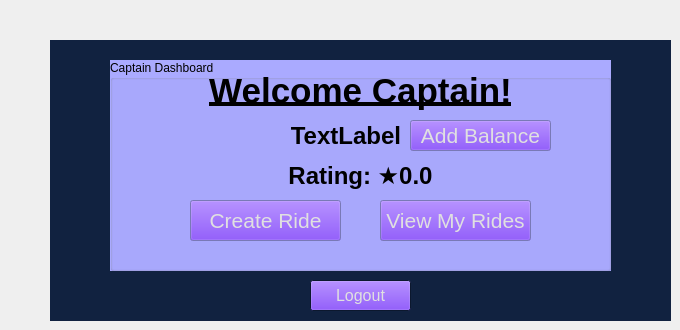
    <widget class="QWidget" name="page_7">
     <widget class="QWidget" name="index6" native="true">
      <property name="geometry">
       <rect>
        <x>50</x>
        <y>40</y>
        <width>621</width>
        <height>281</height>
       </rect>
      </property>
      <property name="palette">
       <palette>
        <active>
         <colorrole role="Window">
          <brush brushstyle="SolidPattern">
           <color alpha="255">
            <red>17</red>
            <green>34</green>
            <blue>64</blue>
           </color>
          </brush>
         </colorrole>
        </active>
        <inactive>
         <colorrole role="Window">
          <brush brushstyle="SolidPattern">
           <color alpha="255">
            <red>17</red>
            <green>34</green>
            <blue>64</blue>
           </color>
          </brush>
         </colorrole>
        </inactive>
        <disabled>
         <colorrole role="Base">
          <brush brushstyle="SolidPattern">
           <color alpha="255">
            <red>17</red>
            <green>34</green>
            <blue>64</blue>
           </color>
          </brush>
         </colorrole>
         <colorrole role="Window">
          <brush brushstyle="SolidPattern">
           <color alpha="255">
            <red>17</red>
            <green>34</green>
            <blue>64</blue>
           </color>
          </brush>
         </colorrole>
        </disabled>
       </palette>
      </property>
      <property name="autoFillBackground">
       <bool>true</bool>
      </property>
      <widget class="QGroupBox" name="groupBox_6">
       <property name="geometry">
        <rect>
         <x>60</x>
         <y>20</y>
         <width>501</width>
         <height>211</height>
        </rect>
       </property>
       <property name="palette">
        <palette>
         <active>
          <colorrole role="Window">
           <brush brushstyle="SolidPattern">
            <color alpha="255">
             <red>170</red>
             <green>170</green>
             <blue>255</blue>
            </color>
           </brush>
          </colorrole>
         </active>
         <inactive>
          <colorrole role="Window">
           <brush brushstyle="SolidPattern">
            <color alpha="255">
             <red>170</red>
             <green>170</green>
             <blue>255</blue>
            </color>
           </brush>
          </colorrole>
         </inactive>
         <disabled>
          <colorrole role="Base">
           <brush brushstyle="SolidPattern">
            <color alpha="255">
             <red>170</red>
             <green>170</green>
             <blue>255</blue>
            </color>
           </brush>
          </colorrole>
          <colorrole role="Window">
           <brush brushstyle="SolidPattern">
            <color alpha="255">
             <red>170</red>
             <green>170</green>
             <blue>255</blue>
            </color>
           </brush>
          </colorrole>
         </disabled>
        </palette>
       </property>
       <property name="autoFillBackground">
        <bool>true</bool>
       </property>
       <property name="title">
        <string>Captain Dashboard</string>
       </property>
       <widget class="QLabel" name="captainWelcomeLabel">
        <property name="geometry">
         <rect>
          <x>30</x>
          <y>0</y>
          <width>441</width>
          <height>61</height>
         </rect>
        </property>
        <property name="font">
         <font>
          <family>Tahoma</family>
          <pointsize>26</pointsize>
          <bold>true</bold>
          <underline>true</underline>
         </font>
        </property>
        <property name="text">
         <string>Welcome Captain!</string>
        </property>
        <property name="alignment">
         <set>Qt::AlignmentFlag::AlignCenter</set>
        </property>
       </widget>
       <widget class="QPushButton" name="addCaptainBalanceButton">
        <property name="geometry">
         <rect>
          <x>300</x>
          <y>60</y>
          <width>141</width>
          <height>31</height>
         </rect>
        </property>
        <property name="palette">
         <palette>
          <active>
           <colorrole role="Button">
            <brush brushstyle="SolidPattern">
             <color alpha="255">
              <red>85</red>
              <green>0</green>
              <blue>255</blue>
             </color>
            </brush>
           </colorrole>
           <colorrole role="ButtonText">
            <brush brushstyle="SolidPattern">
             <color alpha="255">
              <red>224</red>
              <green>224</green>
              <blue>224</blue>
             </color>
            </brush>
           </colorrole>
          </active>
          <inactive>
           <colorrole role="Button">
            <brush brushstyle="SolidPattern">
             <color alpha="255">
              <red>85</red>
              <green>0</green>
              <blue>255</blue>
             </color>
            </brush>
           </colorrole>
           <colorrole role="ButtonText">
            <brush brushstyle="SolidPattern">
             <color alpha="255">
              <red>224</red>
              <green>224</green>
              <blue>224</blue>
             </color>
            </brush>
           </colorrole>
          </inactive>
          <disabled>
           <colorrole role="Button">
            <brush brushstyle="SolidPattern">
             <color alpha="255">
              <red>85</red>
              <green>0</green>
              <blue>255</blue>
             </color>
            </brush>
           </colorrole>
          </disabled>
         </palette>
        </property>
        <property name="font">
         <font>
          <family>Tahoma</family>
          <pointsize>16</pointsize>
          <bold>false</bold>
         </font>
        </property>
        <property name="text">
         <string>Add Balance</string>
        </property>
       </widget>
       <widget class="QPushButton" name="createRideSelectionButton">
        <property name="geometry">
         <rect>
          <x>80</x>
          <y>140</y>
          <width>151</width>
          <height>41</height>
         </rect>
        </property>
        <property name="palette">
         <palette>
          <active>
           <colorrole role="Button">
            <brush brushstyle="SolidPattern">
             <color alpha="255">
              <red>85</red>
              <green>0</green>
              <blue>255</blue>
             </color>
            </brush>
           </colorrole>
           <colorrole role="ButtonText">
            <brush brushstyle="SolidPattern">
             <color alpha="255">
              <red>224</red>
              <green>224</green>
              <blue>224</blue>
             </color>
            </brush>
           </colorrole>
          </active>
          <inactive>
           <colorrole role="Button">
            <brush brushstyle="SolidPattern">
             <color alpha="255">
              <red>85</red>
              <green>0</green>
              <blue>255</blue>
             </color>
            </brush>
           </colorrole>
           <colorrole role="ButtonText">
            <brush brushstyle="SolidPattern">
             <color alpha="255">
              <red>224</red>
              <green>224</green>
              <blue>224</blue>
             </color>
            </brush>
           </colorrole>
          </inactive>
          <disabled>
           <colorrole role="Button">
            <brush brushstyle="SolidPattern">
             <color alpha="255">
              <red>85</red>
              <green>0</green>
              <blue>255</blue>
             </color>
            </brush>
           </colorrole>
          </disabled>
         </palette>
        </property>
        <property name="font">
         <font>
          <family>Tahoma</family>
          <pointsize>16</pointsize>
          <bold>false</bold>
         </font>
        </property>
        <property name="text">
         <string>Create Ride</string>
        </property>
       </widget>
       <widget class="QPushButton" name="viewRidesButton">
        <property name="geometry">
         <rect>
          <x>270</x>
          <y>140</y>
          <width>151</width>
          <height>41</height>
         </rect>
        </property>
        <property name="palette">
         <palette>
          <active>
           <colorrole role="Button">
            <brush brushstyle="SolidPattern">
             <color alpha="255">
              <red>85</red>
              <green>0</green>
              <blue>255</blue>
             </color>
            </brush>
           </colorrole>
           <colorrole role="ButtonText">
            <brush brushstyle="SolidPattern">
             <color alpha="255">
              <red>224</red>
              <green>224</green>
              <blue>224</blue>
             </color>
            </brush>
           </colorrole>
          </active>
          <inactive>
           <colorrole role="Button">
            <brush brushstyle="SolidPattern">
             <color alpha="255">
              <red>85</red>
              <green>0</green>
              <blue>255</blue>
             </color>
            </brush>
           </colorrole>
           <colorrole role="ButtonText">
            <brush brushstyle="SolidPattern">
             <color alpha="255">
              <red>224</red>
              <green>224</green>
              <blue>224</blue>
             </color>
            </brush>
           </colorrole>
          </inactive>
          <disabled>
           <colorrole role="Button">
            <brush brushstyle="SolidPattern">
             <color alpha="255">
              <red>85</red>
              <green>0</green>
              <blue>255</blue>
             </color>
            </brush>
           </colorrole>
          </disabled>
         </palette>
        </property>
        <property name="font">
         <font>
          <family>Tahoma</family>
          <pointsize>16</pointsize>
          <bold>false</bold>
         </font>
        </property>
        <property name="text">
         <string>View My Rides</string>
        </property>
       </widget>
       <widget class="QLabel" name="captainLiveBalanceLabel">
        <property name="geometry">
         <rect>
          <x>20</x>
          <y>50</y>
          <width>271</width>
          <height>51</height>
         </rect>
        </property>
        <property name="font">
         <font>
          <family>Tahoma</family>
          <pointsize>18</pointsize>
          <bold>true</bold>
         </font>
        </property>
        <property name="autoFillBackground">
         <bool>false</bool>
        </property>
        <property name="text">
         <string>TextLabel</string>
        </property>
        <property name="alignment">
         <set>Qt::AlignmentFlag::AlignRight|Qt::AlignmentFlag::AlignTrailing|Qt::AlignmentFlag::AlignVCenter</set>
        </property>
       </widget>
       <widget class="QLabel" name="captainRatingLabel">
        <property name="geometry">
         <rect>
          <x>40</x>
          <y>90</y>
          <width>421</width>
          <height>51</height>
         </rect>
        </property>
        <property name="font">
         <font>
          <family>Tahoma</family>
          <pointsize>18</pointsize>
          <bold>true</bold>
         </font>
        </property>
        <property name="text">
         <string>Rating: ★0.0</string>
        </property>
        <property name="alignment">
         <set>Qt::AlignmentFlag::AlignCenter</set>
        </property>
        <property name="wordWrap">
         <bool>false</bool>
        </property>
       </widget>
      </widget>
      <widget class="QPushButton" name="captainDashboardBackButton">
       <property name="geometry">
        <rect>
         <x>260</x>
         <y>240</y>
         <width>101</width>
         <height>31</height>
        </rect>
       </property>
       <property name="palette">
        <palette>
         <active>
          <colorrole role="Button">
           <brush brushstyle="SolidPattern">
            <color alpha="255">
             <red>85</red>
             <green>0</green>
             <blue>255</blue>
            </color>
           </brush>
          </colorrole>
          <colorrole role="ButtonText">
           <brush brushstyle="SolidPattern">
            <color alpha="255">
             <red>224</red>
             <green>224</green>
             <blue>224</blue>
            </color>
           </brush>
          </colorrole>
         </active>
         <inactive>
          <colorrole role="Button">
           <brush brushstyle="SolidPattern">
            <color alpha="255">
             <red>85</red>
             <green>0</green>
             <blue>255</blue>
            </color>
           </brush>
          </colorrole>
          <colorrole role="ButtonText">
           <brush brushstyle="SolidPattern">
            <color alpha="255">
             <red>224</red>
             <green>224</green>
             <blue>224</blue>
            </color>
           </brush>
          </colorrole>
         </inactive>
         <disabled>
          <colorrole role="Button">
           <brush brushstyle="SolidPattern">
            <color alpha="255">
             <red>85</red>
             <green>0</green>
             <blue>255</blue>
            </color>
           </brush>
          </colorrole>
         </disabled>
        </palette>
       </property>
       <property name="font">
        <font>
         <family>Tahoma</family>
         <pointsize>12</pointsize>
         <bold>false</bold>
        </font>
       </property>
       <property name="text">
        <string>Logout</string>
       </property>
      </widget>
     </widget>
    </widget>
